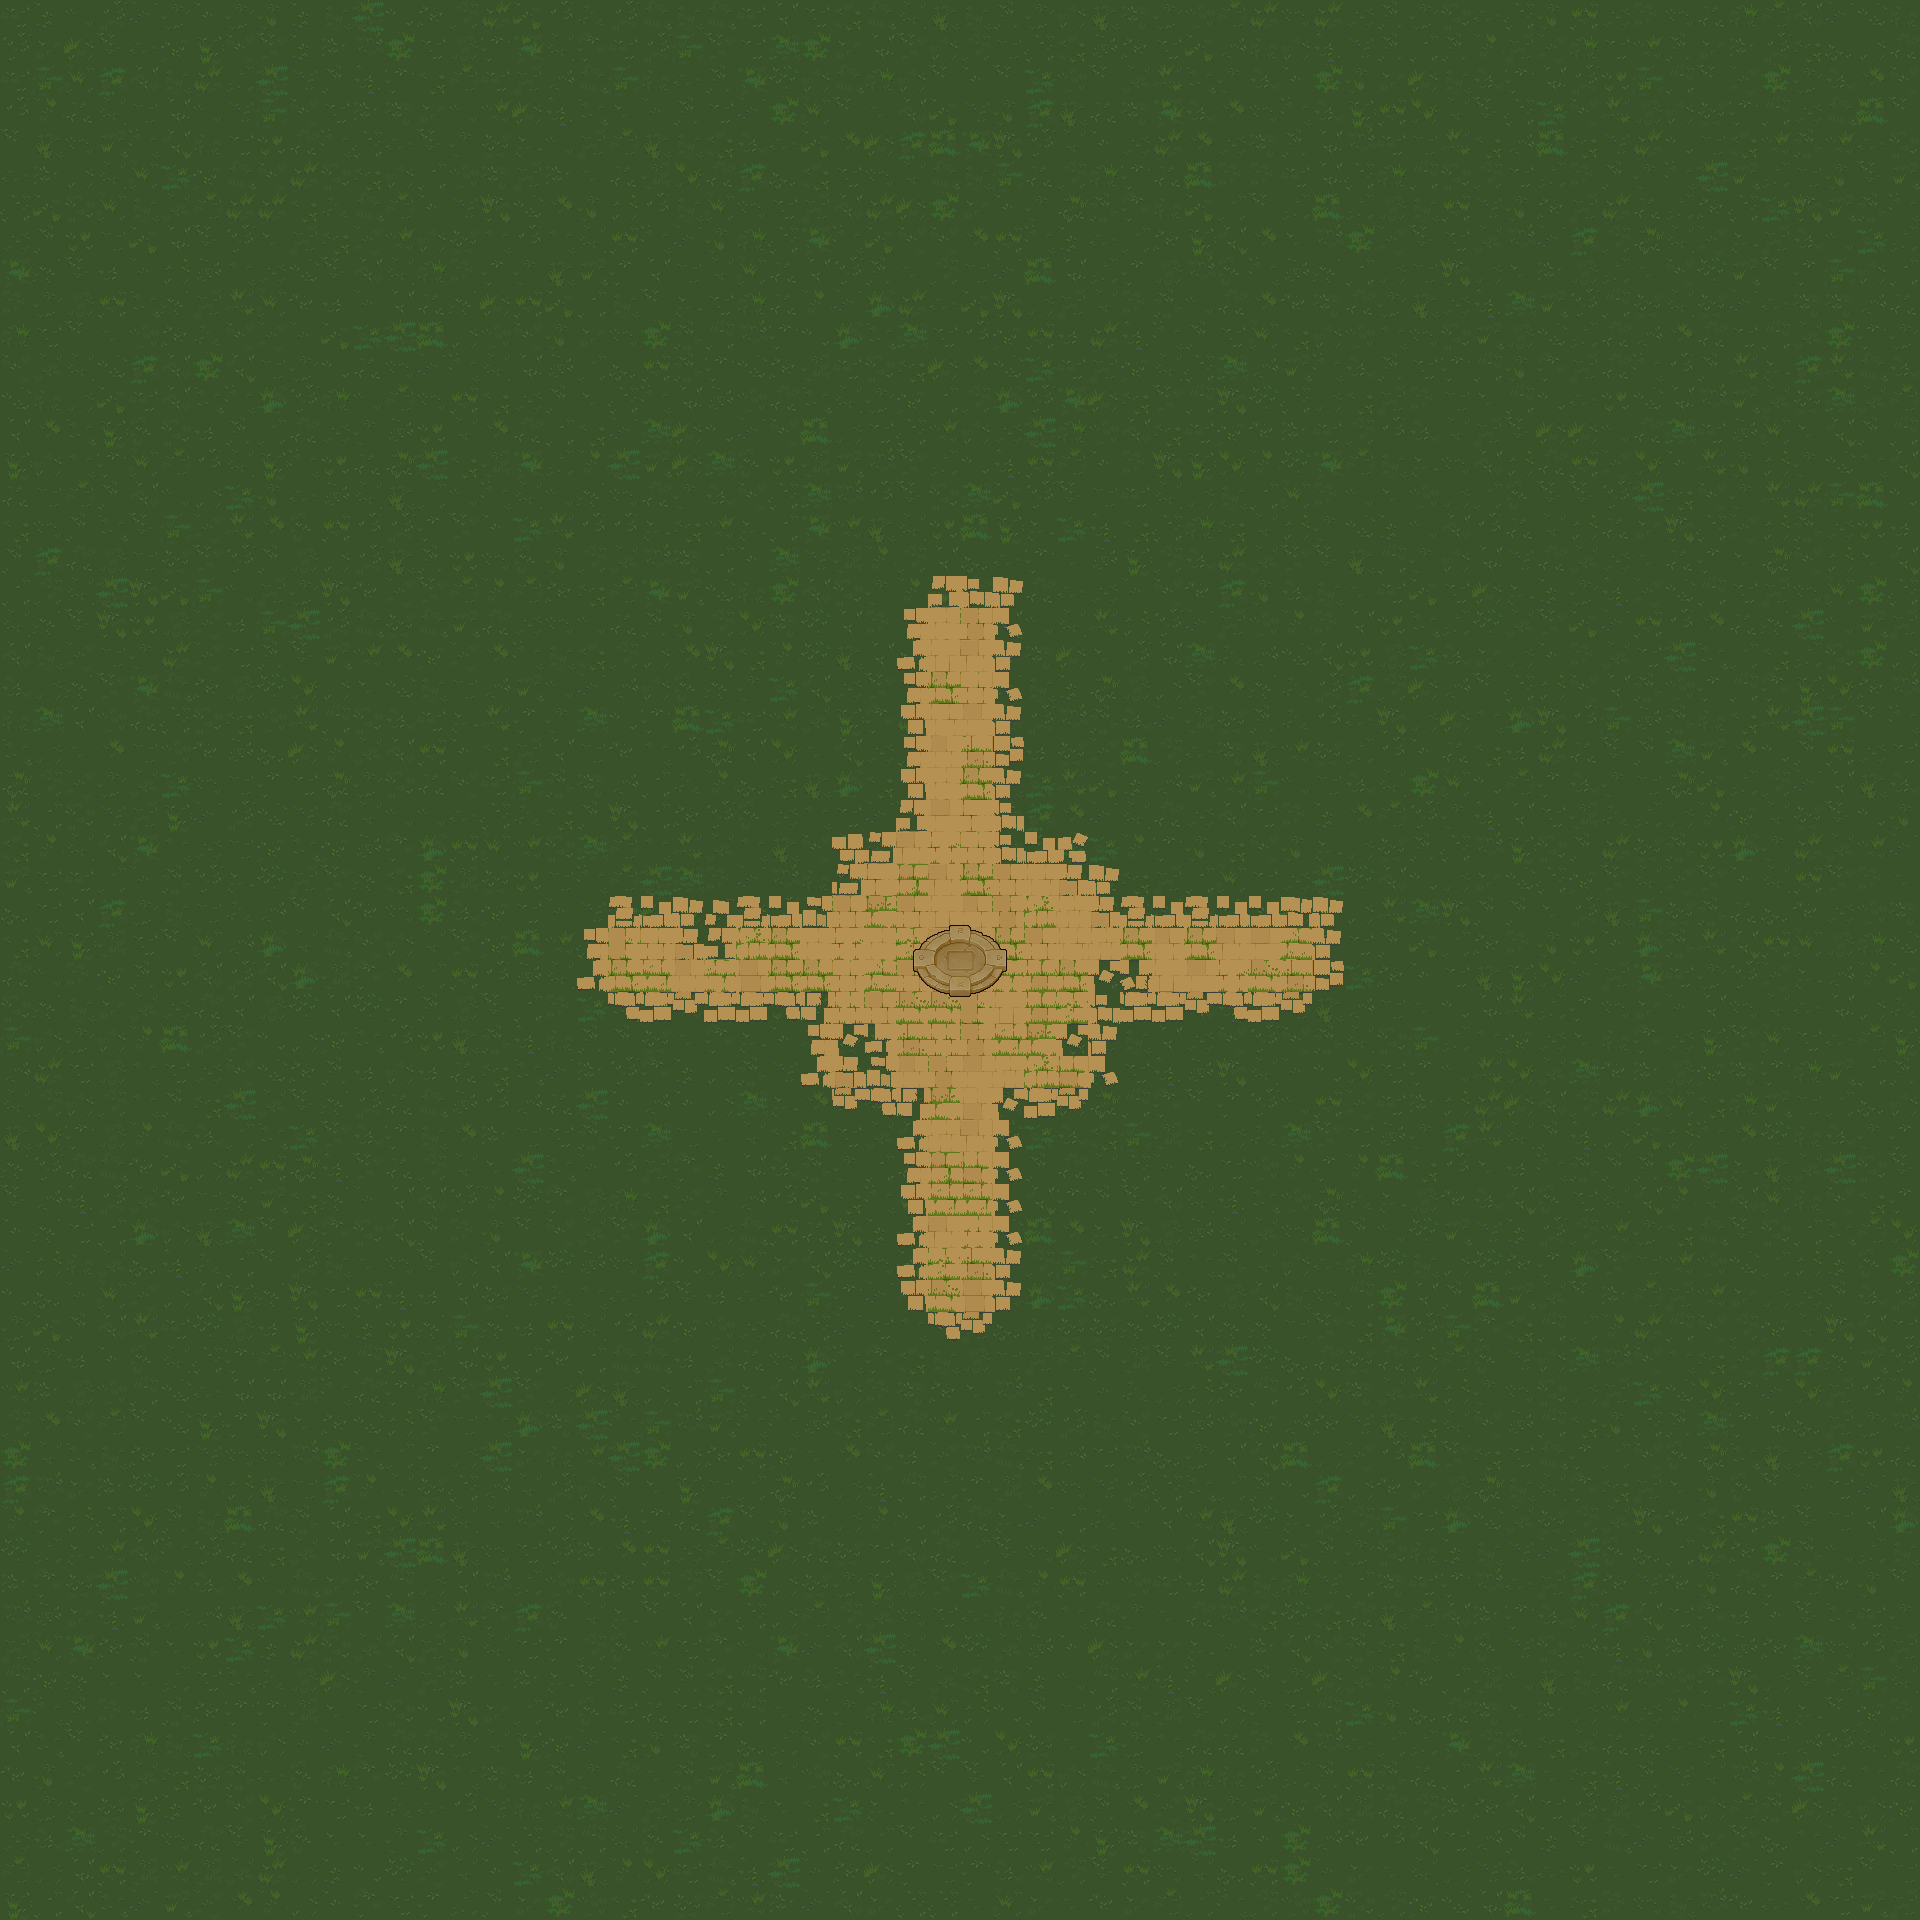

The image is a tile-based game level rendered from a .tmx file. Its description and source (layers, tilesets, objects; grid data summarised) follow:
An orthogonal 60x60 tile map with 32x32 px tiles, 4 tile layers (Grass, BrickPath, StoneFloor, OverStone), 5 tilesets and 52 objects (27x Tree, 20x Small_pillar, 4x PillarH_g, GrassCluster).

<map version="1.10" tiledversion="1.10.2" orientation="orthogonal" renderorder="right-down" width="60" height="60" tilewidth="32" tileheight="32" infinite="0" nextlayerid="13" nextobjectid="93">
 <tileset firstgid="1" source="../Tilesets/grass-light-to-mid.tsx" />
 <tileset firstgid="404" source="../Tilesets/grass-mid-to-light.tsx" />
 <tileset firstgid="807" source="../Tilesets/brick-path.tsx" />
 <tileset firstgid="1038" source="../Tilesets/stone-floor.tsx" />
 <tileset firstgid="1218" source="../Tilesets/entrance.tsx" />
 <layer id="8" name="Grass" width="60" height="60">
  <data>[3600 cells, 3600 non-empty, 114 distinct tile ids]</data>
 </layer>
 <layer id="9" name="BrickPath" width="60" height="60">
  <data>[3600 cells, 197 non-empty, 59 distinct tile ids]</data>
 </layer>
 <layer id="10" name="StoneFloor" width="60" height="60">
  <data>[3600 cells, 0 non-empty, 0 distinct tile ids]</data>
 </layer>
 <layer id="11" name="OverStone" width="60" height="60">
  <data>[3600 cells, 16 non-empty, 16 distinct tile ids]</data>
 </layer>
 <objectgroup id="3" name="ObstacleBodies">
  <object id="55" name="Small_pillar" x="1120" y="768" width="32" height="26" />
  <object id="56" name="Small_pillar" x="1120" y="576" width="32" height="26" />
  <object id="59" name="Small_pillar" x="1120" y="672" width="32" height="26" />
  <object id="62" name="Small_pillar" x="768" y="768" width="32" height="26" />
  <object id="63" name="Small_pillar" x="768" y="576" width="32" height="26" />
  <object id="64" name="Small_pillar" x="768" y="672" width="32" height="26" />
  <object id="65" name="Small_pillar" x="576" y="768" width="32" height="26" />
  <object id="66" name="Small_pillar" x="672" y="768" width="32" height="26" />
  <object id="67" name="Small_pillar" x="1216" y="768" width="32" height="26" />
  <object id="68" name="Small_pillar" x="1312" y="768" width="32" height="26" />
  <object id="69" name="Small_pillar" x="1120" y="1312" width="32" height="26" />
  <object id="70" name="Small_pillar" x="1120" y="1120" width="32" height="26" />
  <object id="71" name="Small_pillar" x="1120" y="1216" width="32" height="26" />
  <object id="72" name="Small_pillar" x="1216" y="1120" width="32" height="26" />
  <object id="73" name="Small_pillar" x="1312" y="1120" width="32" height="26" />
  <object id="74" name="Small_pillar" x="768" y="1120" width="32" height="26" />
  <object id="75" name="Small_pillar" x="576" y="1120" width="32" height="26" />
  <object id="76" name="Small_pillar" x="672" y="1120" width="32" height="26" />
  <object id="77" name="Small_pillar" x="768" y="1312" width="32" height="26" />
  <object id="78" name="Small_pillar" x="768" y="1216" width="32" height="26" />
  <object id="79" name="PillarH_g" x="1248" y="576" width="96" height="48" />
  <object id="80" name="PillarH_g" x="576" y="576" width="96" height="48" />
  <object id="81" name="PillarH_g" x="1248" y="1280" width="96" height="48" />
  <object id="82" name="PillarH_g" x="576" y="1280" width="96" height="48" />
 </objectgroup>
 <objectgroup id="6" name="LootBodies" />
 <objectgroup id="5" name="DecorBodies">
  <object id="16" name="Tree" x="1136" y="1592" width="8" height="8" />
  <object id="19" name="Tree" x="1267" y="505" width="8" height="8" />
  <object id="21" name="Tree" x="608" y="1856" width="8" height="8" />
  <object id="22" name="Tree" x="1728" y="928" width="8" height="8" />
  <object id="24" name="Tree" x="1536" y="384" width="8" height="8" />
  <object id="25" name="Tree" x="1581" y="705" width="8" height="8" />
  <object id="28" name="Tree" x="448" y="1376" width="8" height="8" />
  <object id="29" name="Tree" x="288" y="1056" width="8" height="8" />
  <object id="30" name="Tree" x="632" y="368" width="8" height="8" />
  <object id="31" name="Tree" x="263" y="390" width="8" height="8" />
  <object id="32" name="Tree" x="1151" y="260" width="8" height="8" />
  <object id="33" name="Tree" x="704" y="1216" width="8" height="8" />
  <object id="34" name="Tree" x="838" y="1614" width="8" height="8" />
  <object id="35" name="Tree" x="302" y="1699" width="8" height="8" />
  <object id="36" name="Tree" x="120" y="1381" width="8" height="8" />
  <object id="37" name="Tree" x="1632" y="1600" width="8" height="8" />
  <object id="38" name="Tree" x="1504" y="1024" width="8" height="8" />
  <object id="39" name="Tree" x="1375" y="1826" width="8" height="8" />
  <object id="40" name="Tree" x="1796" y="1232" width="8" height="8" />
  <object id="41" name="Tree" x="1799" y="396" width="8" height="8" />
  <object id="42" name="Tree" x="848" y="166" width="8" height="8" />
  <object id="43" name="Tree" x="135" y="648" width="8" height="8" />
  <object id="50" name="Tree" x="408" y="827" width="8" height="8" />
  <object id="51" name="Tree" x="224" y="128" width="8" height="8" />
  <object id="83" name="Tree" x="1184" y="832" width="8" height="8" />
  <object id="84" name="Tree" x="864" y="608" width="8" height="8" />
  <object id="85" name="Tree" x="1392" y="1392" width="8" height="8" />
 </objectgroup>
 <objectgroup id="12" name="GrassBodies">
  <object id="44" name="GrassCluster" x="-421" y="-404" width="2764" height="2721.69">
   <ellipse />
  </object>
 </objectgroup>
</map>
